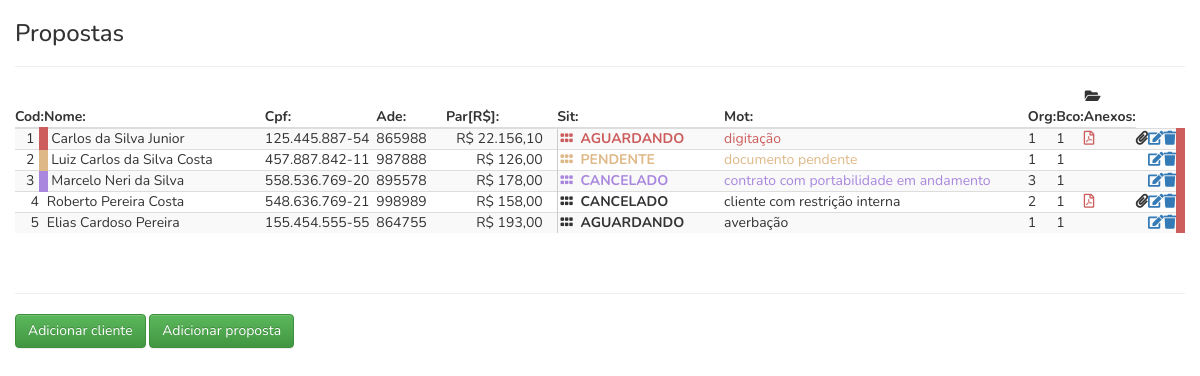
The page / on the database its author committed.
### tables this page shows
CREATE TABLE `tab_propostas` (
  `id_contrato` int(11) NOT NULL,
  `id_cli` int(11) NOT NULL,
  `ade_contrato` varchar(30) NOT NULL,
  `id_orgao` int(11) NOT NULL,
  `bn_contrato` int(11) NOT NULL,
  `parce_contrato` double NOT NULL,
  `opera_contrato` int(11) NOT NULL,
  `promo_contrato` int(11) NOT NULL,
  `vend_contrato` int(11) NOT NULL,
  `situa_contrato` int(11) NOT NULL,
  `bccompra_contrato` int(11) NOT NULL,
  `parceini_contrato` double NOT NULL,
  `parcefinal_contrato` double NOT NULL,
  `ml_contrato` double NOT NULL,
  `data_cadastro_contrato` timestamp NOT NULL DEFAULT CURRENT_TIMESTAMP ON UPDATE CURRENT_TIMESTAMP,
  `id_anexo` int(11) NOT NULL,
  `data_modificacao_contrato` timestamp NOT NULL DEFAULT '0000-00-00 00:00:00'
);

CREATE TABLE `tab_clientes` (
  `id_cli` int(11) NOT NULL,
  `nome_cli` varchar(255) NOT NULL,
  `cpf_cli` varchar(14) NOT NULL,
  `identidade_cli` varchar(40) NOT NULL,
  `cep_cli` varchar(8) NOT NULL,
  `endereco_cli` varchar(255) NOT NULL,
  `numero_cli` varchar(50) NOT NULL,
  `comple_cli` varchar(50) NOT NULL,
  `bairro_cli` varchar(50) NOT NULL,
  `cidade_cli` varchar(50) NOT NULL,
  `uf_cli` varchar(2) NOT NULL,
  `datanasc_cli` varchar(200) NOT NULL,
  `datacad_cli` varchar(200) NOT NULL
);

CREATE TABLE `tab_situacao` (
  `id_situacao` int(11) NOT NULL,
  `descricao_situacao` varchar(255) NOT NULL,
  `motivo_descricao_situacao` varchar(255) NOT NULL,
  `ativada_situacao` tinyint(1) NOT NULL DEFAULT '1',
  `cor_situacao` varchar(30) NOT NULL
);

CREATE TABLE `tab_anexos` (
  `id_anexo` int(11) NOT NULL,
  `id_contrato` int(11) NOT NULL,
  `id_tipo_arquivo` int(11) NOT NULL,
  `file_name_anexo` varchar(255) NOT NULL,
  `path_anexo` varchar(255) NOT NULL,
  `dateupload_anexo` datetime NOT NULL
);

### index.php (the view, shortened to what this page needs)
<?php
include_once 'php_action/db_connect.php';
include_once 'includes/header.php';
?>
<section class="container-fluid">
    <div class="row">
        <div class="col-md-12 col-lg-12">
            <h3 class="light"> Propostas </h3>
            <hr>
                <table class="table table-responsive table-striped lista-propostas">
                    <thead>
                        <tr>
                            <th>Cod:</th>
                            <th>Nome:</th>
                            <th class="th-cpf">Cpf:</th>
                            <th>Ade:</th>
                            <th>Par[R$]:</th>
                            <th>Sit:</th>
                            <th>Mot:</th>
                            <th>Org:</th>
                            <th>Bco:</th>
                            <th><i style="border: solid #fff 1px;" class="fas fa-folder-open"></i> Anexos:</th>
                        </tr>
                    </thead>
                    <tbody>
                        <?php
                        $sql = "SELECT C.id_cli, C.nome_cli, C.cpf_cli, P.id_contrato, P.ade_contrato, P.parce_contrato, P.bccompra_contrato, P.situa_contrato, P.id_orgao FROM tab_propostas AS P INNER JOIN tab_clientes AS C ON P.id_cli = C.id_cli";
                        $resultado = mysqli_query($connect, $sql);
                        if(mysqli_num_rows($resultado) > 0):
                        while($dados = mysqli_fetch_array($resultado)):
                        ?>
                        <tr>
                            <?php echo '<td class="color-'. $dados['situa_contrato'] . ' cod-cliente">'; ?>
                            <?php echo $dados['id_cli'].'</td>'; ?>
                            <td class="td-nome"><?php echo $dados['nome_cli']; ?></td>
                            <td class="td-cpf"><?php echo $dados['cpf_cli']; ?></td>
                            <td class="td-ade"><?php echo $dados['ade_contrato']; ?></td>
                            <td class="td-parce"><span class="span-parce"><?php echo "R$ " . number_format($dados['parce_contrato'],2,",","."); ?></span></td>
                            <td class="td-situa">
                                <?php
                                    $id_situacao = $dados['situa_contrato'];
                                    $sql3 = "SELECT id_situacao, descricao_situacao, motivo_descricao_situacao FROM tab_situacao WHERE ".$id_situacao." = id_situacao";
                                    $resultado3 = mysqli_query($connect, $sql3);
                                    $texto_id_situa = '';
                                    $texto_motivo_situa = '';
                                    while($dados3 = mysqli_fetch_array($resultado3)):
                                        $texto_id_situa     = $dados3['descricao_situacao'];
                                        $texto_motivo_situa = $dados3['motivo_descricao_situacao'];
                                    endwhile;
                                ?>
                                <?php echo '<i class="fas fa-grip-horizontal"></i><span class="span-situa-1">&nbsp;</span>';?>
                                <?php echo $texto_id_situa; ?></td>
                            <td class="td-motivo-situa"><?php echo $texto_motivo_situa; ?></td>
                            <td class="td-orgao"><?php echo $dados['id_orgao']; ?></td>
                            <td class="td-bccompra"><?php echo $dados['bccompra_contrato']; ?></td>
                            <td>
                                <?php
                                    $id_contrato = $dados['id_contrato'];
                                    $sql2 = "SELECT id_contrato, file_name_anexo, path_anexo FROM tab_anexos WHERE ".$id_contrato." = id_contrato";
                                    $resultado2 = mysqli_query($connect, $sql2);
                                    $tem_anexo = false;
                                    while($dados2 = mysqli_fetch_array($resultado2)):
                                        if($dados2['file_name_anexo'] <> '') {
                                            $tem_anexo = true;
                                            $array_file_name = explode('.', $dados2['file_name_anexo']);
                                            $file_name = $array_file_name[0];
                                            $extensao_file = $array_file_name[1];
                                            $tipo_icone_anexo = $array_file_name[1];
                                            echo '<a class="color-icon-'.$extensao_file.' anexo" download href="'.$dados2["path_anexo"].'/'.$file_name.'.'.$extensao_file.'" id="'.$file_name.'" title="'.$file_name.'.'.$extensao_file.'"><i class="far fa-file-'.$tipo_icone_anexo.'"></i></a>';
                                        }
                                    endwhile;
                                ?>
                            </td>
                            <td><td>
                                <?php
                                    if($tem_anexo){
                                        echo '<i class="fas fa-paperclip edit-btn" data-toggle="modal" data-target="#modalAnexos" data-id="'.$dados['id_contrato'].'"></i>';
                                    }
                                 ?>
                            </td>
                            <td><a href="editar.php?id=<?php echo $dados['id_cli']; ?>" class="btn-floating orange"><i class="fas fa-edit"></i></a></td>
                            <td><a href="#modal<?php echo $dados['id_cli']; ?>" class="btn-floating red modal-trigger"><i class="fas fa-trash"></i></a></td>
                        </tr>
                       <?php
                        endwhile;
                        endif;
                       ?>
                    </tbody>
                </table>
            <br>
            <hr>
            <a href="adicionar_cliente.php" class="btn btn-success">Adicionar cliente</a>
            <a href="adicionar_proposta.php" class="btn btn-success">Adicionar proposta</a>
        </div>
    </div>
</section>
<?php
include_once 'includes/footer.php';
?>

### includes/header.php (shortened to what this page needs)
<!DOCTYPE html>
 <html>
   <head>
       <link href="https://cdnjs.cloudflare.com/ajax/libs/font-awesome/5.14.0/css/all.min.css" rel="stylesheet" type="text/css">
       <link rel="stylesheet" href="https://maxcdn.bootstrapcdn.com/bootstrap/3.3.7/css/bootstrap.min.css">
       <link rel="stylesheet" href="https://maxcdn.bootstrapcdn.com/bootstrap/3.3.7/css/bootstrap-theme.min.css">
       <link rel="stylesheet" href="css/styles.css">
   </head>
   <body>

### includes/footer.php (shortened to what this page needs)
  </body>
</html>

### css/styles.css (style rules this page uses)
* { margin: 0; padding: 0; box-sizing: border-box; font-family: Nunito,-apple-system,BlinkMacSystemFont,"Segoe UI",Roboto,"Helvetica Neue",Arial,sans-serif,"Apple Color Emoji","Segoe UI Emoji","Segoe UI Symbol","Noto Color Emoji"; }
.color-1 { border-right: solid 9px indianred; }
.color-1 ~ .td-situa { color: indianred; }
.color-1 ~ .td-motivo-situa { color: indianred; }
.color-8 { border-right: solid 9px burlywood; }
.color-8 ~ .td-situa { color: burlywood; }
.color-8 ~ .td-motivo-situa { color: burlywood; }
.color-11 { border-right: solid 9px #a987de; }
.color-11 ~ .td-situa { color: #a987de; }
.color-11 ~ .td-motivo-situa { color: #a987de; }
.lista-propostas>tbody>tr>td, .lista-propostas>tbody>tr>th, .lista-propostas>tfoot>tr>td, .lista-propostas>tfoot>tr>th, .lista-propostas>thead>tr>td, .lista-propostas>thead>tr>th { padding: 0 !important; }
.cod-cliente { text-align: right; width: 2em; }
.lista-propostas>tbody>tr>td.cod-cliente { padding-right: 5px !important; }
.lista-propostas>tbody>tr>td.td-nome { padding-left: .2em !important; }
.lista-propostas>tbody>tr>td.td-situa { padding-left: .2em !important; font-weight: 700; }
.td-nome { width: 16em; padding-left: .2em; }
.td-ade { width: 5em; }
.td-cpf { width: 8em; }
.td-situa { width: 12em; }
.lista-propostas tbody tr td:last-child { border-right: solid 9px indianred; }
.lista-propostas tbody tr .td-parce { width: 8em; text-align: right; padding-right: 1em !important; border-right: solid thin #ccc; }
.color-icon-pdf { color: indianred !important; }
.td-motivo-situa { width: 22em; }
.anexo i { margin-right: 5px; }

### rows shown on the page
tab_propostas: id_cli.id_cli "1", id_cli.nome_cli "Carlos da Silva Junior", id_cli.cpf_cli "125.445.887-54", ade_contrato "865988", parce_contrato "22.156,10", tab_situacao.descricao_situacao "AGUARDANDO", tab_situacao.motivo_descricao_situacao "digitação", id_orgao "1", bccompra_contrato "1"
tab_propostas: id_cli.id_cli "2", id_cli.nome_cli "Luiz Carlos da Silva Costa", id_cli.cpf_cli "457.887.842-11", ade_contrato "987888", parce_contrato "126,00", tab_situacao.descricao_situacao "PENDENTE", tab_situacao.motivo_descricao_situacao "documento pendente", id_orgao "1", bccompra_contrato "1"
tab_propostas: id_cli.id_cli "3", id_cli.nome_cli "Marcelo Neri da Silva", id_cli.cpf_cli "558.536.769-20", ade_contrato "895578", parce_contrato "178,00", tab_situacao.descricao_situacao "CANCELADO", tab_situacao.motivo_descricao_situacao "contrato com portabilidade em andamento", id_orgao "3", bccompra_contrato "1"
tab_propostas: id_cli.id_cli "4", id_cli.nome_cli "Roberto Pereira Costa", id_cli.cpf_cli "548.636.769-21", ade_contrato "998989", parce_contrato "158,00", tab_situacao.descricao_situacao "CANCELADO", tab_situacao.motivo_descricao_situacao "cliente com restrição interna", id_orgao "2", bccompra_contrato "1"
tab_propostas: id_cli.id_cli "5", id_cli.nome_cli "Elias Cardoso Pereira", id_cli.cpf_cli "155.454.555-55", ade_contrato "864755", parce_contrato "193,00", tab_situacao.descricao_situacao "AGUARDANDO", tab_situacao.motivo_descricao_situacao "averbação", id_orgao "1", bccompra_contrato "1"
